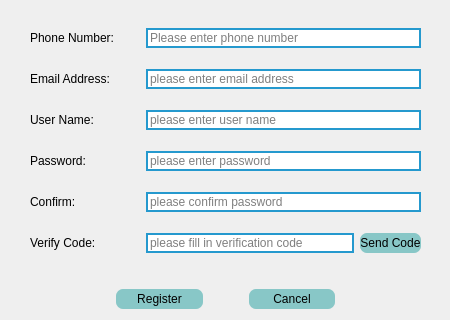
<?xml version="1.0" encoding="UTF-8"?>
<ui version="4.0">
 <class>SignUpForm</class>
 <widget class="QDialog" name="SignUpForm">
  <property name="geometry">
   <rect>
    <x>0</x>
    <y>0</y>
    <width>450</width>
    <height>320</height>
   </rect>
  </property>
  <property name="sizePolicy">
   <sizepolicy hsizetype="Fixed" vsizetype="Fixed">
    <horstretch>0</horstretch>
    <verstretch>0</verstretch>
   </sizepolicy>
  </property>
  <property name="windowTitle">
   <string>Dialog</string>
  </property>
  <property name="styleSheet">
   <string notr="true">QDialog{
background-image: url(:/Icons/SignupBG.png);
}
QLineEdit{
	border-color: rgb(37, 153, 206);
	border-width: 2px ;
	border-style: solid;
	border-radius: 20px;
}
QPushButton{
	background-color : rgb(136, 199, 199);
	border-style: solid;
	border-radius: 7px;
	font-size: 12px;
}
QLineEdit,QLabel{
	font:12px;
}</string>
  </property>
  <widget class="QWidget" name="gridLayoutWidget">
   <property name="geometry">
    <rect>
     <x>0</x>
     <y>0</y>
     <width>451</width>
     <height>337</height>
    </rect>
   </property>
   <layout class="QGridLayout" name="gridLayout">
    <item row="3" column="1" colspan="3">
     <layout class="QHBoxLayout" name="horizontalLayout">
      <property name="spacing">
       <number>6</number>
      </property>
      <property name="sizeConstraint">
       <enum>QLayout::SetMaximumSize</enum>
      </property>
      <property name="bottomMargin">
       <number>0</number>
      </property>
      <item>
       <spacer name="horizontalSpacer_3">
        <property name="orientation">
         <enum>Qt::Horizontal</enum>
        </property>
        <property name="sizeType">
         <enum>QSizePolicy::Expanding</enum>
        </property>
        <property name="sizeHint" stdset="0">
         <size>
          <width>40</width>
          <height>20</height>
         </size>
        </property>
       </spacer>
      </item>
      <item>
       <widget class="QPushButton" name="signUpBtn">
        <property name="sizePolicy">
         <sizepolicy hsizetype="Expanding" vsizetype="Expanding">
          <horstretch>0</horstretch>
          <verstretch>0</verstretch>
         </sizepolicy>
        </property>
        <property name="text">
         <string>Register</string>
        </property>
       </widget>
      </item>
      <item>
       <spacer name="horizontalSpacer_2">
        <property name="orientation">
         <enum>Qt::Horizontal</enum>
        </property>
        <property name="sizeType">
         <enum>QSizePolicy::Fixed</enum>
        </property>
        <property name="sizeHint" stdset="0">
         <size>
          <width>40</width>
          <height>20</height>
         </size>
        </property>
       </spacer>
      </item>
      <item>
       <widget class="QPushButton" name="returnBtn">
        <property name="sizePolicy">
         <sizepolicy hsizetype="Expanding" vsizetype="Expanding">
          <horstretch>0</horstretch>
          <verstretch>0</verstretch>
         </sizepolicy>
        </property>
        <property name="text">
         <string>Cancel</string>
        </property>
       </widget>
      </item>
      <item>
       <spacer name="horizontalSpacer_4">
        <property name="orientation">
         <enum>Qt::Horizontal</enum>
        </property>
        <property name="sizeType">
         <enum>QSizePolicy::Expanding</enum>
        </property>
        <property name="sizeHint" stdset="0">
         <size>
          <width>40</width>
          <height>20</height>
         </size>
        </property>
       </spacer>
      </item>
     </layout>
    </item>
    <item row="1" column="2">
     <spacer name="horizontalSpacer">
      <property name="orientation">
       <enum>Qt::Horizontal</enum>
      </property>
      <property name="sizeType">
       <enum>QSizePolicy::Fixed</enum>
      </property>
      <property name="sizeHint" stdset="0">
       <size>
        <width>10</width>
        <height>10</height>
       </size>
      </property>
     </spacer>
    </item>
    <item row="1" column="0">
     <spacer name="horizontalSpacer_5">
      <property name="orientation">
       <enum>Qt::Horizontal</enum>
      </property>
      <property name="sizeType">
       <enum>QSizePolicy::Fixed</enum>
      </property>
      <property name="sizeHint" stdset="0">
       <size>
        <width>30</width>
        <height>20</height>
       </size>
      </property>
     </spacer>
    </item>
    <item row="4" column="1">
     <spacer name="verticalSpacer_12">
      <property name="orientation">
       <enum>Qt::Vertical</enum>
      </property>
      <property name="sizeHint" stdset="0">
       <size>
        <width>20</width>
        <height>40</height>
       </size>
      </property>
     </spacer>
    </item>
    <item row="2" column="2">
     <spacer name="verticalSpacer">
      <property name="orientation">
       <enum>Qt::Vertical</enum>
      </property>
      <property name="sizeType">
       <enum>QSizePolicy::Fixed</enum>
      </property>
      <property name="sizeHint" stdset="0">
       <size>
        <width>20</width>
        <height>30</height>
       </size>
      </property>
     </spacer>
    </item>
    <item row="1" column="3">
     <layout class="QVBoxLayout" name="verticalLayout">
      <item>
       <widget class="QLineEdit" name="phoneLEd">
        <property name="sizePolicy">
         <sizepolicy hsizetype="Expanding" vsizetype="Fixed">
          <horstretch>0</horstretch>
          <verstretch>0</verstretch>
         </sizepolicy>
        </property>
        <property name="placeholderText">
         <string>Please enter phone number</string>
        </property>
       </widget>
      </item>
      <item>
       <spacer name="verticalSpacer_2">
        <property name="orientation">
         <enum>Qt::Vertical</enum>
        </property>
        <property name="sizeType">
         <enum>QSizePolicy::Fixed</enum>
        </property>
        <property name="sizeHint" stdset="0">
         <size>
          <width>20</width>
          <height>15</height>
         </size>
        </property>
       </spacer>
      </item>
      <item>
       <widget class="QLineEdit" name="emailLEd">
        <property name="sizePolicy">
         <sizepolicy hsizetype="Expanding" vsizetype="Fixed">
          <horstretch>0</horstretch>
          <verstretch>0</verstretch>
         </sizepolicy>
        </property>
        <property name="placeholderText">
         <string>please enter email address</string>
        </property>
       </widget>
      </item>
      <item>
       <spacer name="verticalSpacer_3">
        <property name="orientation">
         <enum>Qt::Vertical</enum>
        </property>
        <property name="sizeType">
         <enum>QSizePolicy::Fixed</enum>
        </property>
        <property name="sizeHint" stdset="0">
         <size>
          <width>20</width>
          <height>15</height>
         </size>
        </property>
       </spacer>
      </item>
      <item>
       <widget class="QLineEdit" name="userNameLEd">
        <property name="sizePolicy">
         <sizepolicy hsizetype="Expanding" vsizetype="Fixed">
          <horstretch>0</horstretch>
          <verstretch>0</verstretch>
         </sizepolicy>
        </property>
        <property name="placeholderText">
         <string>please enter user name</string>
        </property>
       </widget>
      </item>
      <item>
       <spacer name="verticalSpacer_4">
        <property name="orientation">
         <enum>Qt::Vertical</enum>
        </property>
        <property name="sizeType">
         <enum>QSizePolicy::Fixed</enum>
        </property>
        <property name="sizeHint" stdset="0">
         <size>
          <width>20</width>
          <height>15</height>
         </size>
        </property>
       </spacer>
      </item>
      <item>
       <widget class="QLineEdit" name="pwdLEd">
        <property name="sizePolicy">
         <sizepolicy hsizetype="Expanding" vsizetype="Fixed">
          <horstretch>0</horstretch>
          <verstretch>0</verstretch>
         </sizepolicy>
        </property>
        <property name="placeholderText">
         <string>please enter password</string>
        </property>
       </widget>
      </item>
      <item>
       <spacer name="verticalSpacer_5">
        <property name="orientation">
         <enum>Qt::Vertical</enum>
        </property>
        <property name="sizeType">
         <enum>QSizePolicy::Fixed</enum>
        </property>
        <property name="sizeHint" stdset="0">
         <size>
          <width>20</width>
          <height>15</height>
         </size>
        </property>
       </spacer>
      </item>
      <item>
       <widget class="QLineEdit" name="pwd2LEd">
        <property name="sizePolicy">
         <sizepolicy hsizetype="Expanding" vsizetype="Fixed">
          <horstretch>0</horstretch>
          <verstretch>0</verstretch>
         </sizepolicy>
        </property>
        <property name="placeholderText">
         <string>please confirm password</string>
        </property>
       </widget>
      </item>
      <item>
       <spacer name="verticalSpacer_6">
        <property name="orientation">
         <enum>Qt::Vertical</enum>
        </property>
        <property name="sizeType">
         <enum>QSizePolicy::Fixed</enum>
        </property>
        <property name="sizeHint" stdset="0">
         <size>
          <width>20</width>
          <height>15</height>
         </size>
        </property>
       </spacer>
      </item>
      <item>
       <layout class="QHBoxLayout" name="horizontalLayout_2">
        <item>
         <widget class="QLineEdit" name="captchaLEd">
          <property name="sizePolicy">
           <sizepolicy hsizetype="Expanding" vsizetype="Fixed">
            <horstretch>0</horstretch>
            <verstretch>0</verstretch>
           </sizepolicy>
          </property>
          <property name="placeholderText">
           <string>please fill in verification code</string>
          </property>
         </widget>
        </item>
        <item>
         <widget class="QPushButton" name="sendCaptchaBtn">
          <property name="sizePolicy">
           <sizepolicy hsizetype="Fixed" vsizetype="Expanding">
            <horstretch>0</horstretch>
            <verstretch>0</verstretch>
           </sizepolicy>
          </property>
          <property name="text">
           <string>Send Code</string>
          </property>
         </widget>
        </item>
       </layout>
      </item>
     </layout>
    </item>
    <item row="1" column="1">
     <layout class="QVBoxLayout" name="verticalLayout_2">
      <item>
       <widget class="QLabel" name="phoneLbl">
        <property name="sizePolicy">
         <sizepolicy hsizetype="Fixed" vsizetype="Preferred">
          <horstretch>0</horstretch>
          <verstretch>0</verstretch>
         </sizepolicy>
        </property>
        <property name="text">
         <string>Phone Number:</string>
        </property>
       </widget>
      </item>
      <item>
       <spacer name="verticalSpacer_7">
        <property name="orientation">
         <enum>Qt::Vertical</enum>
        </property>
        <property name="sizeType">
         <enum>QSizePolicy::Fixed</enum>
        </property>
        <property name="sizeHint" stdset="0">
         <size>
          <width>20</width>
          <height>15</height>
         </size>
        </property>
       </spacer>
      </item>
      <item>
       <widget class="QLabel" name="emailLbl">
        <property name="sizePolicy">
         <sizepolicy hsizetype="Fixed" vsizetype="Preferred">
          <horstretch>0</horstretch>
          <verstretch>0</verstretch>
         </sizepolicy>
        </property>
        <property name="text">
         <string>Email Address:</string>
        </property>
       </widget>
      </item>
      <item>
       <spacer name="verticalSpacer_8">
        <property name="orientation">
         <enum>Qt::Vertical</enum>
        </property>
        <property name="sizeType">
         <enum>QSizePolicy::Fixed</enum>
        </property>
        <property name="sizeHint" stdset="0">
         <size>
          <width>20</width>
          <height>15</height>
         </size>
        </property>
       </spacer>
      </item>
      <item>
       <widget class="QLabel" name="userNameLbl">
        <property name="sizePolicy">
         <sizepolicy hsizetype="Fixed" vsizetype="Preferred">
          <horstretch>0</horstretch>
          <verstretch>0</verstretch>
         </sizepolicy>
        </property>
        <property name="text">
         <string>User Name:</string>
        </property>
       </widget>
      </item>
      <item>
       <spacer name="verticalSpacer_9">
        <property name="orientation">
         <enum>Qt::Vertical</enum>
        </property>
        <property name="sizeType">
         <enum>QSizePolicy::Fixed</enum>
        </property>
        <property name="sizeHint" stdset="0">
         <size>
          <width>20</width>
          <height>15</height>
         </size>
        </property>
       </spacer>
      </item>
      <item>
       <widget class="QLabel" name="pwdLbl">
        <property name="sizePolicy">
         <sizepolicy hsizetype="Fixed" vsizetype="Preferred">
          <horstretch>0</horstretch>
          <verstretch>0</verstretch>
         </sizepolicy>
        </property>
        <property name="text">
         <string>Password:</string>
        </property>
       </widget>
      </item>
      <item>
       <spacer name="verticalSpacer_10">
        <property name="orientation">
         <enum>Qt::Vertical</enum>
        </property>
        <property name="sizeType">
         <enum>QSizePolicy::Fixed</enum>
        </property>
        <property name="sizeHint" stdset="0">
         <size>
          <width>20</width>
          <height>15</height>
         </size>
        </property>
       </spacer>
      </item>
      <item>
       <widget class="QLabel" name="pwd2Lbl">
        <property name="sizePolicy">
         <sizepolicy hsizetype="Fixed" vsizetype="Preferred">
          <horstretch>0</horstretch>
          <verstretch>0</verstretch>
         </sizepolicy>
        </property>
        <property name="text">
         <string>Confirm:</string>
        </property>
       </widget>
      </item>
      <item>
       <spacer name="verticalSpacer_11">
        <property name="orientation">
         <enum>Qt::Vertical</enum>
        </property>
        <property name="sizeType">
         <enum>QSizePolicy::Fixed</enum>
        </property>
        <property name="sizeHint" stdset="0">
         <size>
          <width>20</width>
          <height>15</height>
         </size>
        </property>
       </spacer>
      </item>
      <item>
       <widget class="QLabel" name="captchaLbl">
        <property name="sizePolicy">
         <sizepolicy hsizetype="Fixed" vsizetype="Preferred">
          <horstretch>0</horstretch>
          <verstretch>0</verstretch>
         </sizepolicy>
        </property>
        <property name="text">
         <string>Verify Code:</string>
        </property>
       </widget>
      </item>
     </layout>
    </item>
    <item row="1" column="4">
     <spacer name="horizontalSpacer_6">
      <property name="orientation">
       <enum>Qt::Horizontal</enum>
      </property>
      <property name="sizeType">
       <enum>QSizePolicy::Fixed</enum>
      </property>
      <property name="sizeHint" stdset="0">
       <size>
        <width>30</width>
        <height>20</height>
       </size>
      </property>
     </spacer>
    </item>
    <item row="0" column="2">
     <spacer name="verticalSpacer_13">
      <property name="orientation">
       <enum>Qt::Vertical</enum>
      </property>
      <property name="sizeHint" stdset="0">
       <size>
        <width>20</width>
        <height>40</height>
       </size>
      </property>
     </spacer>
    </item>
   </layout>
  </widget>
 </widget>
 <resources>
  <include location="../qSlicerUserResources.qrc"/>
 </resources>
 <connections/>
</ui>
